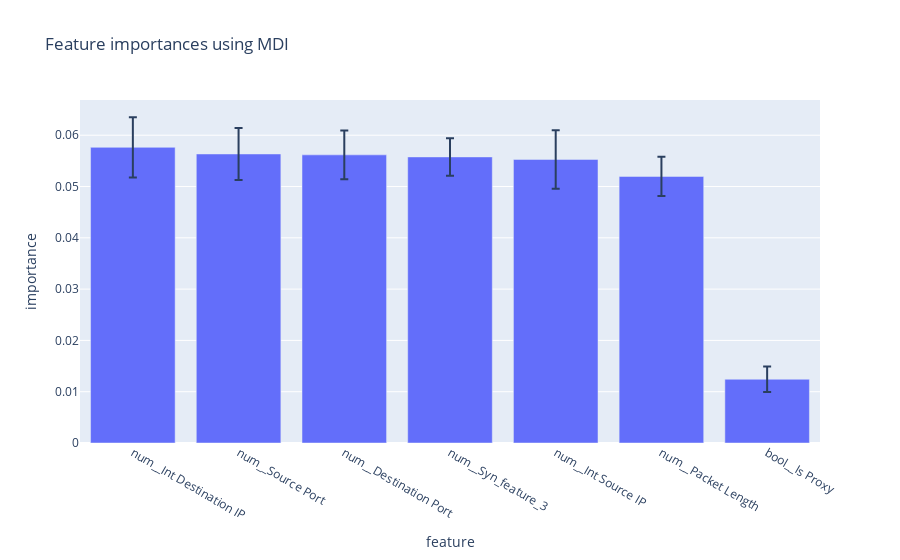

Notebook cell for this chart:
### Code cell
if relaunch.lower() == "y":
    x_train_transformed = grad_model.named_steps["preprocessor"].fit_transform(X_train, y_train)
    importances = grad_model.named_steps['classifier'].feature_importances_
    forests = [forest for forest in grad_model.named_steps['classifier'].estimators_]
    std = np.std([tree.feature_importances_ for forest in forests for tree in forest], axis=0)
    feature_names = [f"{x}" for x in grad_model.named_steps["preprocessor"].get_feature_names_out()]
    forest_importances = pd.DataFrame({"feature": feature_names, "importance": importances, "std": std}).sort_values("importance", ascending=False)

    fig = px.bar(forest_importances[forest_importances["importance"] > 0.01],x="feature",y="importance", error_y="std", title="Feature importances using MDI")
    fig.show()

### Figure 1 — Plotly figure (JSON) as saved in the notebook; plotly's stock layout.template omitted (floating-point values rounded to 4 significant figures)
{"data": [{"error_y": {"array": [0.005886, 0.005063, 0.004764, 0.003648, 0.005696, 0.003821, 0.002473]}, "hovertemplate": "feature=%{x}<br>importance=%{y}<extra></extra>", "legendgroup": "", "marker": {"color": "#636efa", "pattern": {"shape": ""}}, "name": "", "orientation": "v", "showlegend": false, "textposition": "auto", "type": "bar", "x": ["num__Int Destination IP", "num__Source Port", "num__Destination Port", "num__Syn_feature_3", "num__Int Source IP", "num__Packet Length", "bool__Is Proxy"], "xaxis": "x", "y": [0.05764, 0.05634, 0.05617, 0.05577, 0.05528, 0.05197, 0.01243], "yaxis": "y"}], "layout": {"barmode": "relative", "legend": {"tracegroupgap": 0}, "title": {"text": "Feature importances using MDI"}, "xaxis": {"anchor": "y", "domain": [0, 1], "title": {"text": "feature"}}, "yaxis": {"anchor": "x", "domain": [0, 1], "title": {"text": "importance"}}}}
